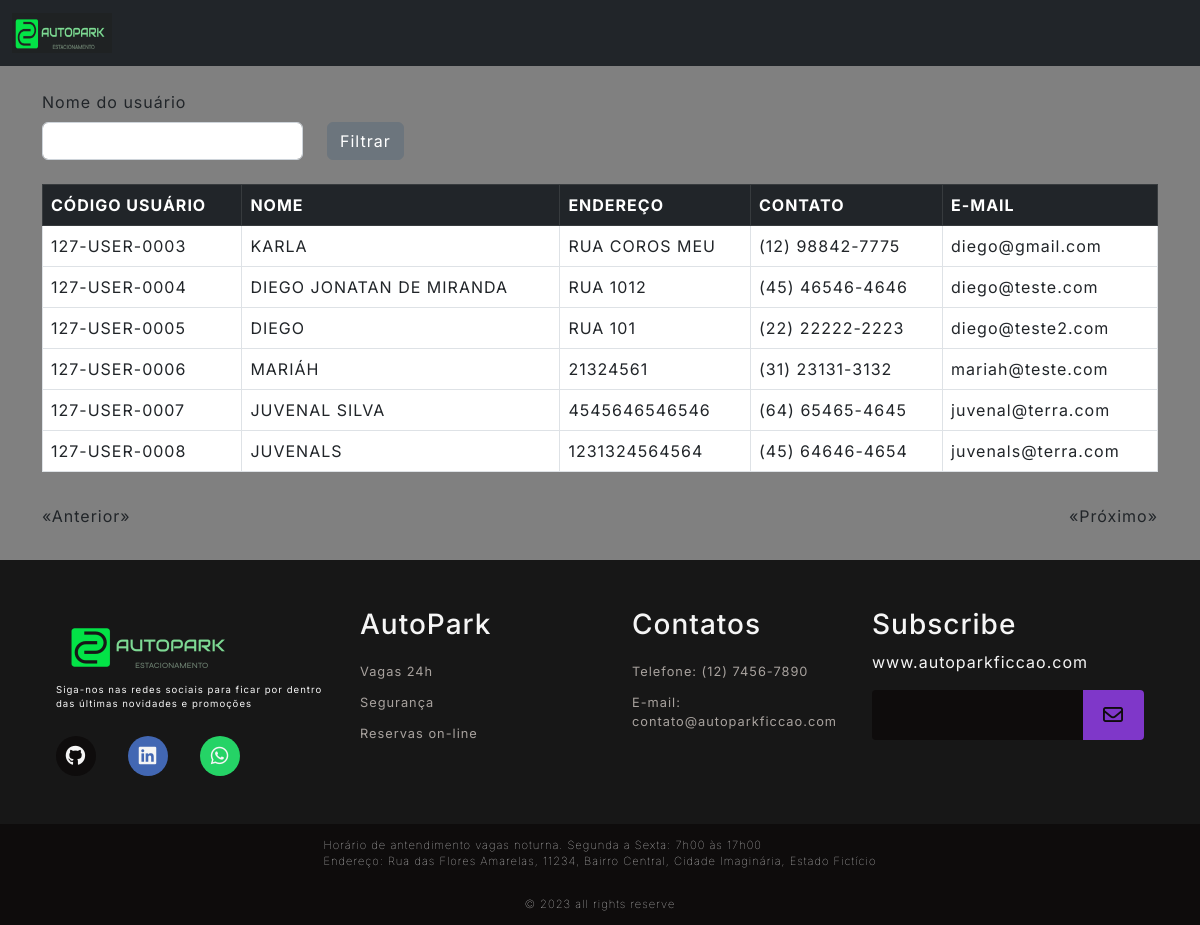
/user/list (signed in), run on an earlier commit of the app's database.
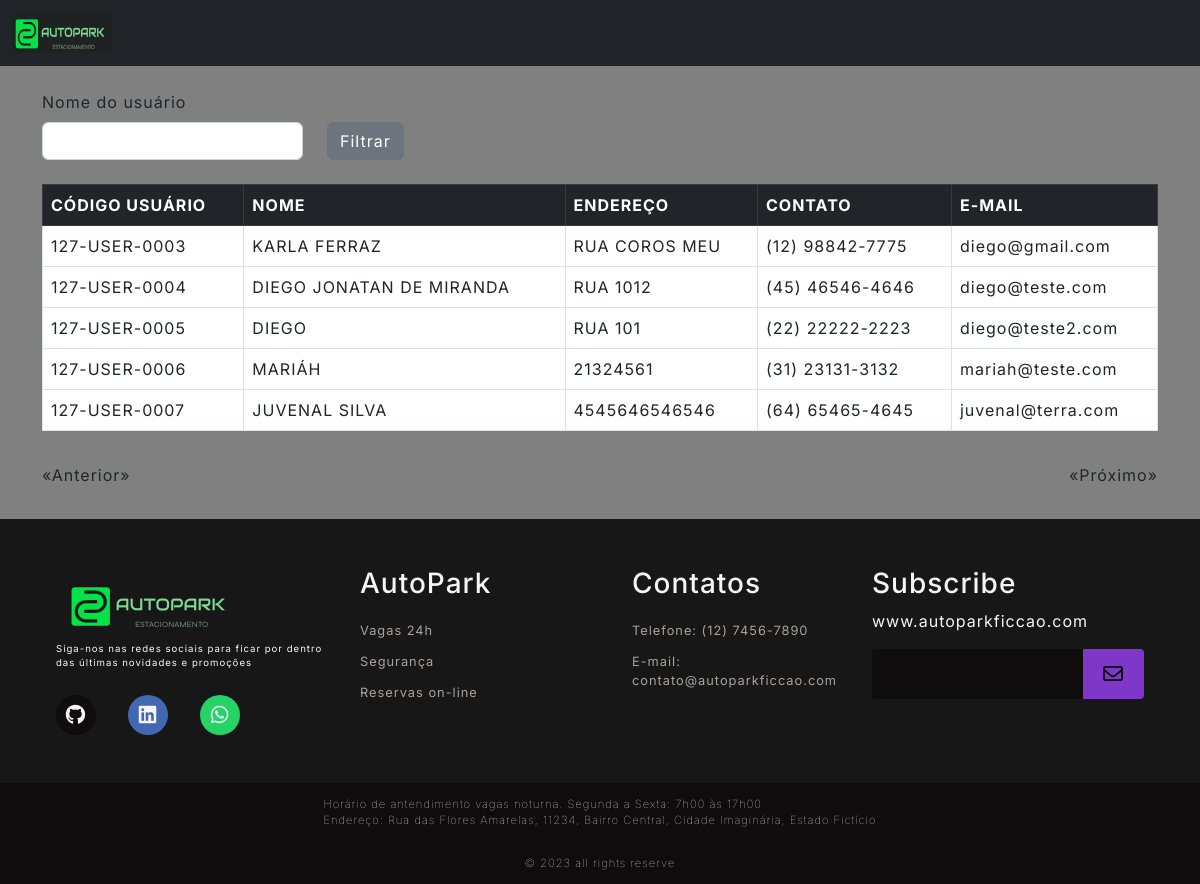
And on a later commit of the database.
### Src/Model/BancoDados.py (models this page shows, shortened)
class Usuarios(UserMixin,db.Model):
  __tablename__= "Usuarios"
  id = db.Column(db.Integer, primary_key=True, autoincrement=True)
  cpf = db.Column(db.Integer, unique=True)
  codUser = db.Column(db.Integer, unique=True)
  nome = db.Column(db.String(150))
  endereco = db.Column(db.String(150))
  contato = db.Column(db.String(150))
  email = db.Column(db.String(150))
  senha = db.Column(db.String(150))
  status = db.Column(db.String(3))

### Src/View/User.py (the view)
@User.route('/list', defaults={'page':1}, methods=['GET'])
@User.route('/list/<int:page>', methods=['GET'])
@login_required
def listUser(page):
  _userFilter=request.values.get('nomeUsuario')
  if _userFilter == 'None' or _userFilter is None:
    _userFilter=""
  return render_template('listaUsuarios.html', listData=UserController.List(page,_userFilter),_nomeUser=_userFilter)

### Src/Controller/Users.py (called while the page is built)
  def List(page,_userFilter, per_page=15):
    if len(_userFilter)<1 :
      query = Usuarios.query.paginate(page=page, per_page=per_page)
    else:
      query = Usuarios.query.filter(Usuarios.nome.like('%'+_userFilter+'%')).paginate(page=page, per_page=per_page)
    queryCount = Usuarios.query.count()
    return {
      "regUser": query,
      "count": queryCount,
      "page": page,
      "per_page": per_page
    }

### Src/View/Login.py (called while the page is built)
@login_manager.user_loader
def load_user(employee_id):
  usuario = Usuarios.query.filter_by(id=employee_id).first()
  return usuario

### Templates/listaUsuarios.html (shortened to what this page needs)
{% extends 'base.html' %}
{% block conteudo %}
<br>
<div class="row">
  <label class="form-label" for="form3Example4">Nome do usuário</label>
  <form action="{{url_for('router.user.listUser')}}" method="GET">
    <div class="form-group row">
      <div class="form-group col-md-3">
        <input type="text" class="form-control" name="nomeUsuario" value="{{_nomeUser}}">
      </div>
      <div class="col-auto">
        <button type="submit" class="btn btn-secondary">Filtrar</button>
      </div>
    </div>
  </form>
</div>
<br>
<div class="bg-white ">
  <table class="table table-bordered table-hover">
    <thead class="table-dark">
      <tr>
        <th scope="col">CÓDIGO USUÁRIO</th>
        <th scope="col">NOME</th>
        <th scope="col">ENDEREÇO</th>
        <th scope="col">CONTATO</th>
        <th scope="col">E-MAIL</th>
      </tr>
    </thead>
    <tbody>
      {% for registro in listData['regUser'].items %}
      {% if not registro.nome == "ADMIN" %}
      <tr>
        <td>{{registro.codUser}}</td>
        <td>{{registro.nome}}</td>
        <td>{{registro.endereco}}</td>
        <td>{{registro.contato}}</td>
        <td>{{registro.email}}</td>
      </tr>
      {% endif %}
      {% endfor %}
    </tbody>
  </table>
</div>
<div class="pagination">
  {% if listData['regUser'].has_prev %}
  <a href="{{listData['regUser'].prev_num}}?nomeUsuario={{_nomeUser}}" aria-label="Página anterior">«Anterior»</a>
  {% else %}
  <p>«Anterior»</p>
  {% endif %}
  {% if listData['regUser'].has_next %}
  <a href="{{listData['regUser'].next_num}}?nomeUsuario={{_nomeUser}}" aria-label="Próxima página">«Próximo»</a>
  {% else %}
  <p>«Próximo»</p>
  {% endif %}
</div>
{% endblock conteudo %}

### Templates/base.html (shortened to what this page needs)
<!DOCTYPE html>
<html lang="pt-br">
<head>
    <link rel="stylesheet" href="https://cdn.jsdelivr.net/npm/bootstrap@5.2.3/dist/css/bootstrap.min.css"
>
    <link rel="stylesheet" href="https://cdnjs.cloudflare.com/ajax/libs/font-awesome/6.4.2/css/all.min.css"
 />
    <link rel="stylesheet" href="{{url_for('static', filename='style.css')}}">
</head>
<body>
    <header>
        {% include 'top.html' %}
    </header>
    <main class="main-auto">
        <div class="container">
            {% block conteudo %}
            {% endblock conteudo %}
        </div>
    </main>
    <footer>
        {% include 'footer.html' %}
    </footer>
</body>
</html>

### Templates/top.html (shortened to what this page needs)
<div id="containers">
    <nav class="navbar navbar-expand-lg navbar-dark bg-dark">
        <div class="container-fluid">
            <a class="navbar-brand" href="{{url_for('router.home.index')}}">
                <img src="{{url_for('static', filename='Images/LogoNavi.png')}}" style="width: 100px; height: 40px;">
            </a>
        </div>
    </nav>
</div>

### Templates/footer.html (shortened to what this page needs)
  <div id="footer_content">
      <div id="footer_contacts">
          <img src="{{url_for('static', filename='Images/LogoFooter.png')}}">
          <p>Siga-nos nas redes sociais para ficar por dentro das últimas novidades e promoções</p>
          <div id="footer_social_media">
              <a href="#" class="footer-link" id="github">
                <i class="fa-brands fa-github"></i>
              </a>
              <a href="#" class="footer-link" id="linkedin">
                <i class="fa-brands fa-linkedin"></i>
              </a>
              <a href="#" class="footer-link" id="whatsapp">
                <i class="fa-brands fa-whatsapp"></i>
              </a>
          </div>
      </div>
          <ul class="footer-list">
            <li>              <h3>AutoPark</h3>            </li>
            <li> <a href="#" class="footer-link">Vagas 24h</a>      </li>
            <li>
              <a href="#" class="footer-link">Segurança</a>
            </li>
            <li>
              <a href="#" class="footer-link">Reservas on-line</a>
            </li>
          </ul>
          <ul class="footer-list">
            <li>
              <h3>Contatos</h3>
            </li>
            <li>
              <a class="footer-link">Telefone: (12) 7456-7890</a>
            </li>
            <li>
              <a href="#" class="footer-link">E-mail: contato@autoparkficcao.com</a>
            </li>
          </ul>
          <div id = "footer_subscribe">
            <h3>Subscribe</h3>
            <p>
              www.autoparkficcao.com
            </p>
            <div id="input_group">
              <input type="email" id="email">
              <button><i class="fa-regular fa-envelope"></i></button>
            </div>
          </div>
  </div>
  <div id="footer_endereco">
    Horário de antendimento vagas noturna. Segunda a Sexta: 7h00 às 17h00
    <br>
    Endereço: Rua das Flores Amarelas, 11234, Bairro Central, Cidade Imaginária, Estado Fictício
  </div>
  <div id="footer_copyright">
      &#169
      2023 all rights reserve
  </div>

### Public/style.css (style rules this page uses)
:root { --color-neutral-0: #0e0c0c; --color-neutral-10: #171717; --color-neutral-30: #a8a29e; --color-neutral-40: #f5f5f5; --color-neutral-50: #808080; }
* { font-family: 'Inter', sans-serif; margin: 0; padding: 0; box-sizing: border-box; letter-spacing: 1px; }
body { background: var(--color-neutral-50); }
main { height: auto; }
footer { bottom: 0; width: 100%; color: var(--color-neutral-40); }
.footer-link { text-decoration: none; }
#footer_content { background-color: var(--color-neutral-10); display: grid; grid-template-columns: repeat(4, 1fr); padding: 3rem 3.5rem; }
#footer_contacts p { font-size: 0.6rem; }
#footer_social_media { display: flex; gap: 2rem; margin-top: 1.5rem; }
#footer_social_media .footer-link { display: flex; align-items: center; justify-content: center; height: 2.5rem; width: 2.5rem; color: var(--color-neutral-40); border-radius: 50%; transition: all 0.4s; }
#footer_social_media .footer-link i { font-size: 1.25rem; }
#github { background-color: #0e0c0c; }
#linkedin { background-color: #4267b3; }
#whatsapp { background-color: #25d366; }
.footer-list { display: flex; flex-direction: column; gap: 0.75rem; list-style: none; font-size: 0.8rem; }
.footer-list .footer-link { color: var(--color-neutral-30); transition: all 0.4s; }
#input_group { display: flex; align-items: center; background-color: var(--color-neutral-0); border-radius: 4px; }
#input_group input { all: unset; padding: 0.75rem; width: 100%; }
#input_group button { background-color: #7f37c9; border: none; color: var(--color-neutral-0); padding: 0px 1.25rem; font-size: 1.25rem; height: 50px; border-radius: 0px 4px 4px 0px; cursor: pointer; transition: all 0.4s; }
#footer_copyright { display: flex; justify-content: center; background-color: var(--color-neutral-0); font-size: 0.7rem; padding: 0.8rem; font-weight: 50; }
#footer_endereco { display: flex; justify-content: center; background-color: var(--color-neutral-0); font-size: 0.7rem; padding: 0.8rem; font-weight: 10; }
.pagination { display: flex; justify-content: space-between; align-items: center; padding: 1em 0; }

What changed in the data, as far as the page shows it:
removed Usuarios: codUser "127-USER-0008", nome "JUVENALS", endereco "1231324564564", contato "(45) 64646-4654", email "juvenals@terra.com"
changed Usuarios "127-USER-0003": nome "KARLA" → "KARLA FERRAZ"
